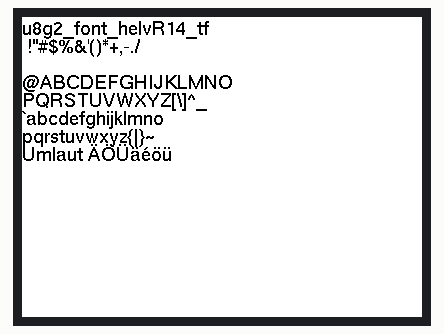
Simulated run of this program. Board: ESP8266 (NodeMCU). Parts: 400×300 colour display. What the program prints to the serial monitor is not drawn.

Above: at 32.1 s.
At 49.1 s:
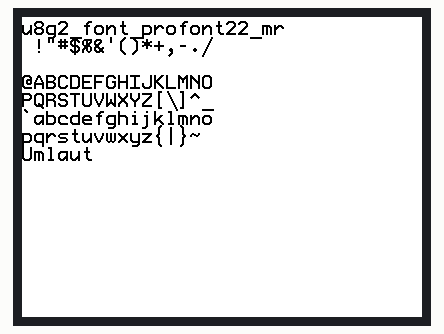

Measured:
- what the display in image 0 shows lasts 17.0 s, from 32.1 s to 49.1 s

The program:

main.cpp
```cpp
#include <Arduino.h>
#include <GxEPD2_3C.h>
#include <ImageData.h>
#include <U8g2_for_Adafruit_GFX.h>
GxEPD2_3C<GxEPD2_420c_Z21, GxEPD2_420c_Z21::HEIGHT / 2> display(GxEPD2_420c_Z21(/*CS=15*/ SS, /*DC=4*/ 4, /*RST=2*/ 2, /*BUSY=5*/ 5)); // GDEQ042Z21 400x300, UC8276
//GxEPD2_3C<GxEPD2_420c, GxEPD2_420c::HEIGHT / 2> display(GxEPD2_420c(/*CS=15*/ SS, /*DC=4*/ 4, /*RST=2*/ 2, /*BUSY=5*/ 5)); // GDEW042Z15 400x300, UC8176 (IL0398)
U8G2_FOR_ADAFRUIT_GFX u8g2Fonts;
void helloWorld();
void helloArduino();
void helloEpaper();
void showFont(const char name[], const uint8_t *font);

void setup()
{
  Serial.begin(115200);
  Serial.println();
  Serial.println("setup");
  display.init();
  u8g2Fonts.begin(display); // connect u8g2 procedures to Adafruit GFX
  helloWorld();
  delay(1000);
  //helloArduino();
  delay(1000);
  //helloEpaper();
 // delay(1000);
  showFont("u8g2_font_helvR14_tf", u8g2_font_helvR14_tf); // select u8g2 font from here: https://github.com/olikraus/u8g2/wiki/fntlistall
  delay(2000);
  showFont("u8g2_font_profont22_mr", u8g2_font_profont22_mr); // select u8g2 font from here: https://github.com/olikraus/u8g2/wiki/fntlistall
  delay(1000);
  Serial.println("setup done");

  //ssss
}

void loop()
{
}

const char HelloWorld[] = "123";
const char HelloArduino[] = "Hello Arduino!";
const char HelloEpaper[] = "Hello E-Paper!";

void helloWorld()
{
  //Serial.println("helloWorld");
  uint16_t bg = GxEPD_WHITE;
  uint16_t fg = GxEPD_BLACK;
  u8g2Fonts.setFontMode(1);                 // use u8g2 transparent mode (this is default)
  u8g2Fonts.setFontDirection(0);            // left to right (this is default)
  u8g2Fonts.setForegroundColor(fg);         // apply Adafruit GFX color
  u8g2Fonts.setBackgroundColor(bg);         // apply Adafruit GFX color
  u8g2Fonts.setFont(u8g2_font_helvR14_tf);  // select u8g2 font from here: https://github.com/olikraus/u8g2/wiki/fntlistall
  int16_t tw = u8g2Fonts.getUTF8Width(HelloWorld); // text box width
  int16_t ta = u8g2Fonts.getFontAscent(); // positive
  int16_t td = u8g2Fonts.getFontDescent(); // negative; in mathematicians view
  int16_t th = ta - td; // text box height
  //Serial.print("ascent, descent ("); Serial.print(u8g2Fonts.getFontAscent()); Serial.print(", "); Serial.print(u8g2Fonts.getFontDescent()); Serial.println(")");
  // center bounding box by transposition of origin:
  // y is base line for u8g2Fonts, like for Adafruit_GFX True Type fonts
  uint16_t x = (display.width() - tw) / 2;
  uint16_t y = (display.height() - th) / 2 + ta;
  //Serial.print("bounding box    ("); Serial.print(x); Serial.print(", "); Serial.print(y); Serial.print(", "); Serial.print(tw); Serial.print(", "); Serial.print(th); Serial.println(")");
  display.firstPage();
  do
  {
    display.fillScreen(bg);
    u8g2Fonts.setCursor(x, y); // start writing at this position
    //u8g2Fonts.drawGlyph(0, 10, 0x0e200);
    u8g2Fonts.println("杨家辉");
  }
  while (display.nextPage());
  //Serial.println("helloWorld done");
}

void helloArduino()
{
  //Serial.println("helloArduino");
  uint16_t bg = GxEPD_WHITE;
  uint16_t fg = GxEPD_BLACK;
  u8g2Fonts.setFontMode(1);                 // use u8g2 transparent mode (this is default)
  u8g2Fonts.setFontDirection(0);            // left to right (this is default)
  u8g2Fonts.setForegroundColor(fg);         // apply Adafruit GFX color
  u8g2Fonts.setBackgroundColor(bg);         // apply Adafruit GFX color
  u8g2Fonts.setFont(u8g2_font_helvR14_tf);  // select u8g2 font from here: https://github.com/olikraus/u8g2/wiki/fntlistall
  int16_t tw = u8g2Fonts.getUTF8Width(HelloArduino); // text box width
  int16_t ta = u8g2Fonts.getFontAscent(); // positive
  int16_t td = u8g2Fonts.getFontDescent(); // negative; in mathematicians view
  int16_t th = ta - td; // text box height
  uint16_t x = (display.width() - tw) / 2;
  uint16_t y = display.height() / 4 - th / 2 + ta;
  display.setPartialWindow(0, y - 14, display.width(), 20);
  display.firstPage();
  do
  {
    display.fillScreen(bg);
    u8g2Fonts.setCursor(x, y);
    u8g2Fonts.print(HelloArduino);
  }
  while (display.nextPage());
  //Serial.println("helloArduino done");
}

void helloEpaper()
{
  //Serial.println("helloEpaper");
  uint16_t bg = GxEPD_WHITE;
  uint16_t fg = GxEPD_BLACK;
  u8g2Fonts.setFontMode(1);                 // use u8g2 transparent mode (this is default)
  u8g2Fonts.setFontDirection(0);            // left to right (this is default)
  u8g2Fonts.setForegroundColor(fg);         // apply Adafruit GFX color
  u8g2Fonts.setBackgroundColor(bg);         // apply Adafruit GFX color
  u8g2Fonts.setFont(u8g2_font_helvR14_tf);  // select u8g2 font from here: https://github.com/olikraus/u8g2/wiki/fntlistall
  int16_t tw = u8g2Fonts.getUTF8Width(HelloArduino); // text box width
  int16_t ta = u8g2Fonts.getFontAscent(); // positive
  int16_t td = u8g2Fonts.getFontDescent(); // negative; in mathematicians view
  int16_t th = ta - td; // text box height
  uint16_t x = (display.width() - tw) / 2;
  uint16_t y = display.height() * 3 / 4 - th / 2 + ta;
  display.setPartialWindow(0, y - 14, display.width(), 20);
  display.firstPage();
  do
  {
    display.fillScreen(bg);
    u8g2Fonts.setCursor(x, y);
    u8g2Fonts.print("杨家辉");
  }
  while (display.nextPage());
  //Serial.println("helloEpaper done");
}

void drawFont(const char name[]);
void showFont(const char name[], const uint8_t *font)
{
  display.setFullWindow();
  display.setRotation(0);
  u8g2Fonts.setFontMode(1);                   // use u8g2 transparent mode (this is default)
  u8g2Fonts.setFontDirection(0);              // left to right (this is default)
  u8g2Fonts.setForegroundColor(GxEPD_BLACK);  // apply Adafruit GFX color
  u8g2Fonts.setBackgroundColor(GxEPD_WHITE);  // apply Adafruit GFX color
  u8g2Fonts.setFont(font); // select u8g2 font from here: https://github.com/olikraus/u8g2/wiki/fntlistall
  display.firstPage();
  do
  {
    drawFont(name);
  }
  while (display.nextPage());
}

void drawFont(const char name[])
{
  //display.setRotation(0);
  display.fillScreen(GxEPD_WHITE);
  u8g2Fonts.setCursor(0, 0);
  u8g2Fonts.println();
  u8g2Fonts.println(name);
  u8g2Fonts.println(" !\"#$%&'()*+,-./");
  u8g2Fonts.println("杨家辉");
  u8g2Fonts.println("@ABCDEFGHIJKLMNO");
  u8g2Fonts.println("PQRSTUVWXYZ[\\]^_");
  u8g2Fonts.println("`abcdefghijklmno");
  u8g2Fonts.println("pqrstuvwxyz{|}~ ");
  u8g2Fonts.println("Umlaut ÄÖÜäéöü");
}
```

ImageData.h
```cpp
#ifndef _IMAGEDATA_H_
#define _IMAGEDATA_H_

extern const unsigned char zhihu[], yiyanp[], jitang[],toutiao[],baidu[],douban[],weizhi_[],guancha[],wendu[],shidu[],weibo[],qing[],duoyun[], yin[],zhenyu[],leizhenyu[],leizhenyubanyoubingbao[],xiaoyu[],zhongyu[],dayu[],mai[],baoyu[],dongyu[],yujiaxue[],zhenxue[],xiaoxue[],zhongxue[],daxue[],baoxue[],fuchen[],shachenbao[],dawu[],weizhi[],ling[],yi[],er[],san[],si[],wu[],liu[],qi[],ba[],jiu[];

#endif
```

Source omitted: ImageData.c (data table, 325083 bytes)
